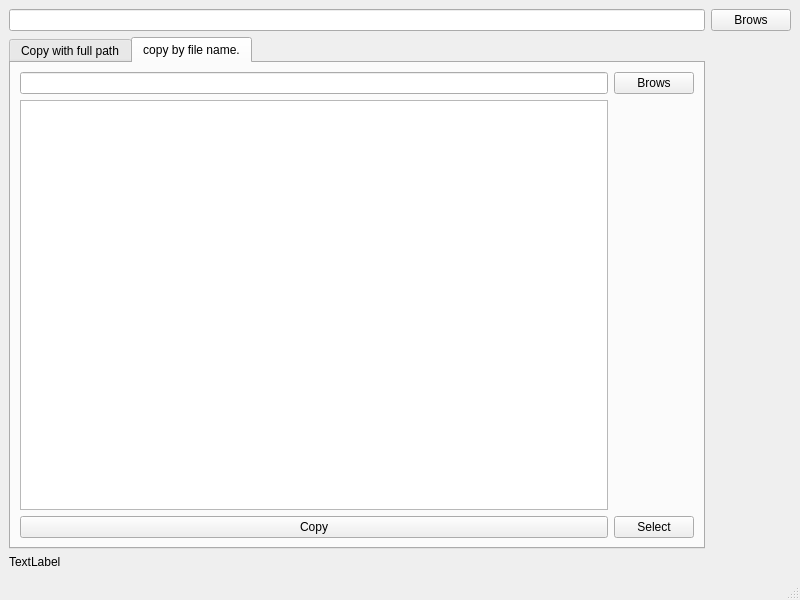
<?xml version="1.0" encoding="UTF-8"?>
<ui version="4.0">
 <class>MainWindow</class>
 <widget class="QMainWindow" name="MainWindow">
  <property name="geometry">
   <rect>
    <x>0</x>
    <y>0</y>
    <width>800</width>
    <height>600</height>
   </rect>
  </property>
  <property name="windowTitle">
   <string>MainWindow</string>
  </property>
  <widget class="QWidget" name="centralwidget">
   <layout class="QGridLayout" name="gridLayout">
    <item row="0" column="0">
     <widget class="QLineEdit" name="lineEdit"/>
    </item>
    <item row="0" column="1">
     <widget class="QPushButton" name="pushButton_2">
      <property name="text">
       <string>Brows</string>
      </property>
     </widget>
    </item>
    <item row="1" column="0">
     <widget class="QTabWidget" name="tabWidget">
      <property name="currentIndex">
       <number>1</number>
      </property>
      <widget class="QWidget" name="tab">
       <attribute name="title">
        <string>Copy with full path</string>
       </attribute>
       <layout class="QGridLayout" name="gridLayout_2">
        <item row="0" column="0">
         <widget class="QPlainTextEdit" name="plainTextEdit"/>
        </item>
        <item row="0" column="1">
         <widget class="QPushButton" name="pushButton">
          <property name="text">
           <string>Copy</string>
          </property>
         </widget>
        </item>
       </layout>
      </widget>
      <widget class="QWidget" name="tab_2">
       <attribute name="title">
        <string>copy by file name.</string>
       </attribute>
       <layout class="QGridLayout" name="gridLayout_3">
        <item row="0" column="1">
         <widget class="QPushButton" name="pushButton_3">
          <property name="text">
           <string>Brows</string>
          </property>
         </widget>
        </item>
        <item row="1" column="0">
         <widget class="QPlainTextEdit" name="plainTextEdit_2"/>
        </item>
        <item row="0" column="0">
         <widget class="QLineEdit" name="lineEdit_2"/>
        </item>
        <item row="2" column="0">
         <widget class="QPushButton" name="pushButton_4">
          <property name="text">
           <string>Copy</string>
          </property>
         </widget>
        </item>
        <item row="2" column="1">
         <widget class="QPushButton" name="pushButton_5">
          <property name="text">
           <string>Select</string>
          </property>
         </widget>
        </item>
       </layout>
      </widget>
     </widget>
    </item>
    <item row="2" column="0">
     <widget class="QLabel" name="label">
      <property name="text">
       <string>TextLabel</string>
      </property>
     </widget>
    </item>
   </layout>
  </widget>
  <widget class="QMenuBar" name="menubar">
   <property name="geometry">
    <rect>
     <x>0</x>
     <y>0</y>
     <width>800</width>
     <height>26</height>
    </rect>
   </property>
  </widget>
  <widget class="QStatusBar" name="statusbar"/>
 </widget>
 <resources/>
 <connections/>
</ui>
